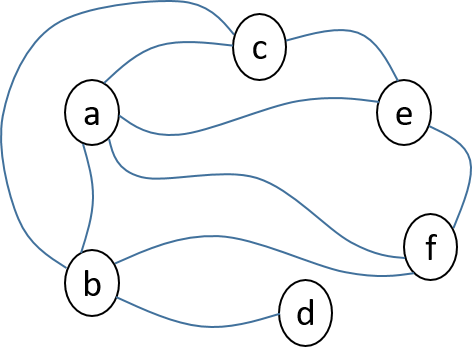
#> input picture images/graphs0005.png, 472 x 358 px, found by its file name
$ jupyter execute '2 G Graphs...ipynb'   (shell and % lines are left out)   (older library calls are emulated)
#> lines starting #> are read from the running program, lines starting #| are printed output that depends on the picture
# Graphs 2

<BR>

<div style="clear: left"><BR>

*Our friend the bison, a connected planar graph with no loops and no multiple edges*

### Friendly introduction

You have finished the first page on *graphs* so now onward, in two directions:
First logical problems that seem to be about other things can turn out to be about graphs.
Second in our travels: Graphs will pop out of the paper into three dimensions.

Let's begin with a bit of both: The Boring Worm problem (which also appears on the **Problems** page about **Stories**).

<BR>

<div style="clear: left"><BR>

${\Huge \infty \Large Puzzle}$

Imagine a cube made from 27 smaller identical wooden cubes as in the figure above.
There is a single small cube at the center surrounded by the remaining 26.
A certain worm named Digger likes to chew a path through wood of this sort.
He begins a journey through the big cube by entering one of the small cubes from the outside.
Once inside Digger goes from one small cube to another through their touching faces.
Digger never goes through edges or corners of the small cubes. He continues from one to another
until he has visited all 27 small cubes once. His path stays *inside* the big cube.
Can Digger arrive at the center cube last?

Now you have a problem to work on; so let us continue to terminology; and from there we will walk through
a solution.

### Terms

Two tasks for our vocabulary. First: Copy out the boldface terms from the list below into your notebook. Second: Convince yourself that you understand the other terms by explaining them successfully to another person. You can partner up for this and take turns if you like.

- **connected**: a graph with a path from every vertex to every other vertex
- **planar**: a graph which *can* be drawn on a flat plane with no edges crossing one another
- **Leonhard Euler**: A mathematician who lived in the 1700s.
- **graph**: A set of vertices and a set of edges connecting vertices
- vertex: A dot
- edge: Some sort of line connecting two vertices
- **face**: A region of a planar graph surrounded by edges (including the *everything else*) face
- **Euler's formula for planar graphs**: Vertices plus faces equals edges plus two.
- **complete graph**: A graph with $n$ vertices with an edge between every pair of vertices

### Complete graph

A complete graph is not a planar graph. Planar graphs can be drawn without edges crossing. Complete graphs
are usually not planar because they contain *all possible edges* for some number $n$ of vertices. Complete
graphs are sometimes called $K_n$ for short.

Here is the complete planar graph for $n=1$

```
  o
```

So that is one vertex and zero edges.

Here is the complete planar graph for $n=2$

```
o-------------------o
```

That is two vertices and one edge. So, ok, I admit those are both planar.
<br>
<br>
<br>

${\Huge \infty}$

How many complete graphs are planar graphs?

How many edges are there in $K_3$, $K_4$ and $K_5$?

Below is a computer program that draws $K_n$ where you can specify what $n$ is.
Run the next cell once (the one that has one line starting **!conda**). Then run the cell below that
as often as you like. You can modify the number of vertices $n$.

[cell 1]
import numpy as np
import matplotlib.pyplot as plt
import networkx as nx

[cell 2]
n = 3
nx.draw_circular(nx.complete_graph(n), node_color='r', node_size=40, with_labels=False)
plt.axis('equal')
plt.show()
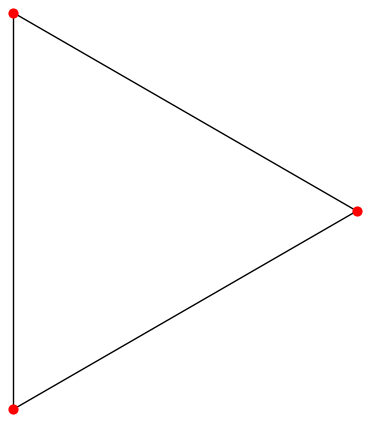
#> figure drawn by matplotlib, 1 panel

### Boring Worm solution

Don't read any further until you have worked on the problem given above, about Digger the worm eating through
the cube made of 27 smaller cubes. Below is most of (but not quite all) the solution...

<br>
<br>
<br>
<br>
<br>
<br>
<br>
<br>
<br>
<br>
<br>
<br>
<br>
<br>

Suppose we notice, upon reading the problem through a few times, that there are really four types of
small cubes:

- The corner cubes (there are eight) that have three exposed sides
- The edge cubes, between corners (there are twelve) with two exposed sides
- The face-center cubes, at the center of each of the six sides of the cube (so there are six)
- The center cube (there is only one)

Now if Digger is in a corner cube his next cube must be an edge cube.
If Digger is in a face-center cube his next cube must be an edge cube...
unless he is done with all the outer cubes and is ready to go to the center.
If Digger is in an edge cube then his next cube must be either a corner or a face-center.

That is, there are really three sets of small cubes: { edge cubes }, { corners and face-centers }, { the center cube }.

Suppose you design a path for Digger that you hope will end in the center cube at the end. You could
line up all of the first set vertically; and the second set vertically; and the rule is you start
in either set and you must alternate between them. This is following the rule above: edge cubes
alternate with either corners or face-center cubes.

With this information you should be able to reach a definite conclusion on whether or not the task is possible.

Once you have a solution: Draw it as a graph. Problems that can be drawn as graphs are surprisingly common.
The *graph* can sometimes be a *problem diagram* that makes the problem easier to solve.

### Euler's Formula

Euler began thinking about planar graphs. These graphs can be drawn on a flat surface
without any of the edges crossing one another. Some graphs are planar;
others are not. To understand the formula Euler found we first need to know how to identify and count
the *faces* of a graph. Here is a graph with five faces.

[cell 3]
from PIL import Image
Image.open("/home/nbuser/graphs0005.png").resize((500,300),Image.ANTIALIAS)
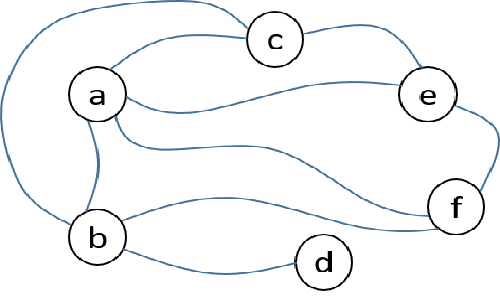
#> Out: PIL image 500x300 P; mean R, G, B, A 2.4, 4.3, 5.9, 11; transparent parts drawn white

*A planar graph with five faces; the six vertices are labeled **a** through **f***

A *face* is a closed region defined by vertices and edges; like a country on a map.
Going from the left, then top down: **a-b-c-a** gives face 1. **a-c-e-a** gives us face 2. **a-e-f-a** gives face 3.
Then **a-b-f-a** is face 4. Why five faces? Because there is all of the space around the outside of the graph
that we also count as a single face. We can say that face five is defined by **c-e-f-b-c**. Notice vertex **d**
is in some sense *floating inside* this fifth face.

Therefore we have five faces, six vertices and nine edges.

The number of vertices plus the number of faces equals 11.  Notice that the number of edges plus
two is also 11. This is Euler's formula for planar graphs: Count the vertices, the edges and the faces and
the sum of vertices and faces will equal the number of edges plus two.
<br>
<br>
<br>

${\Huge \infty}$


Write down in your notebook: Why does vertex **d** in the above graph *not* contribute to the total number of faces?

Describe how you would add six more vertices to this graph without changing the number of faces, which is five.
Draw such a graph.

Try drawing a planar graph that does not follow Euler's formula.
Remember that your planar graph must be *connected*, all one thing.
That is, there must be paths along edges from each vertex to every other vertex.

### Moving to three dimensions

**A planar graph composed of vertices $\{ V \}$ and edges $\{ E \}$ produces a set of faces $\{ F \}$.**

A plane is a flat surface. Flat flat flat... like a piece of paper.
A huge flat sheet of paper extending off to infinity would be nice to have but it is a little beyond
practical. We might also consider wrapping paper around surfaces like donuts or bagels. Or we could
go simpler and wrap our piece of paper around a ball. A sphere. If our paper was more like a big sheet
of rubber this would be simpler. Actually we'll *imagine* we have rubber paper and we can wrap it
around simple shapes. The simplest three dimensional shape without any sharp edges is a sphere and
the simplest three dimensional shape with sharp edges is called a tetrahedron. This is what it looks like...

Here is the plan: In order to move from two dimensions (a flat piece of paper) to three dimensions (a sphere)
we are going to invent a particular graph; and then we will draw it very small on the surface of a sphere.
This will be nice because at a very small scale on a sphere things look quite flat. For example we are told
that the earth is a sphere but it seems locally quite flat, particularly if you take the ferry on a calm day.

Next we take advantage of the idea that graphs can be drawn any which way as long as they keep all their
vertices and edges connected the same. We could draw a small graph bigger, for example. The bigger version
will be the same graph because the size of the drawing does not matter. So in our case our graph will
gradually get larger and larger on the sphere. Finally it will get so large that the curved surface of
the sphere will be noticeable compared to the size of the graph.

This is our strategy for going from two to three dimensions. It may seem rather goofy but let's
begin with a challenging problem to set the tone. Rather than tell you what the *particular graph* is
I will ask you to invent it.

<br>
<br>
<br>
${\Huge \infty}$

Imagine a planar graph where each face has the same number of sides, namely three. Also this graph
must have four and only four such faces

- Calculate how many edges this graph must have
- Verify that this graph follows Euler's formula
- Draw this graph

Mr. Kilroy needs to complete this section -- including illustrations -- for going from the graph in the
problem above to a 3D extension of that graph around a sphere.

### From here down...

...was an older version; must rewrite according to this outline

- suggest there are more platonic solids
- provide a path for deriving them that involves constant degree $d$ and edges per face $n$
- go through the extensions to 3D
- include **Extras** as two paths
  - first what if your graph was allowed pentagons and hexagons?
  - second what if you began with a tree? a forest? on a torus? loops? multiple edges?

[cell 4]
from PIL import Image
Image.open("/home/nbuser/graphs2_001_tree.png")
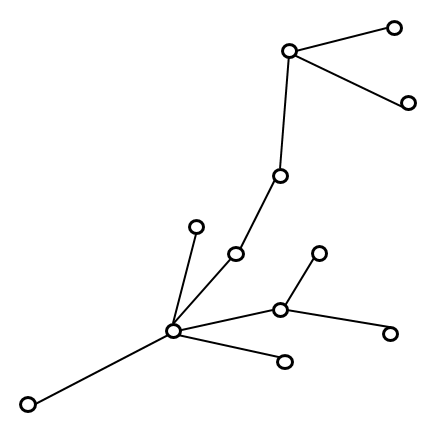
#> input picture images/graphs2_001_tree.png, 440 x 424 px, found by its file name
